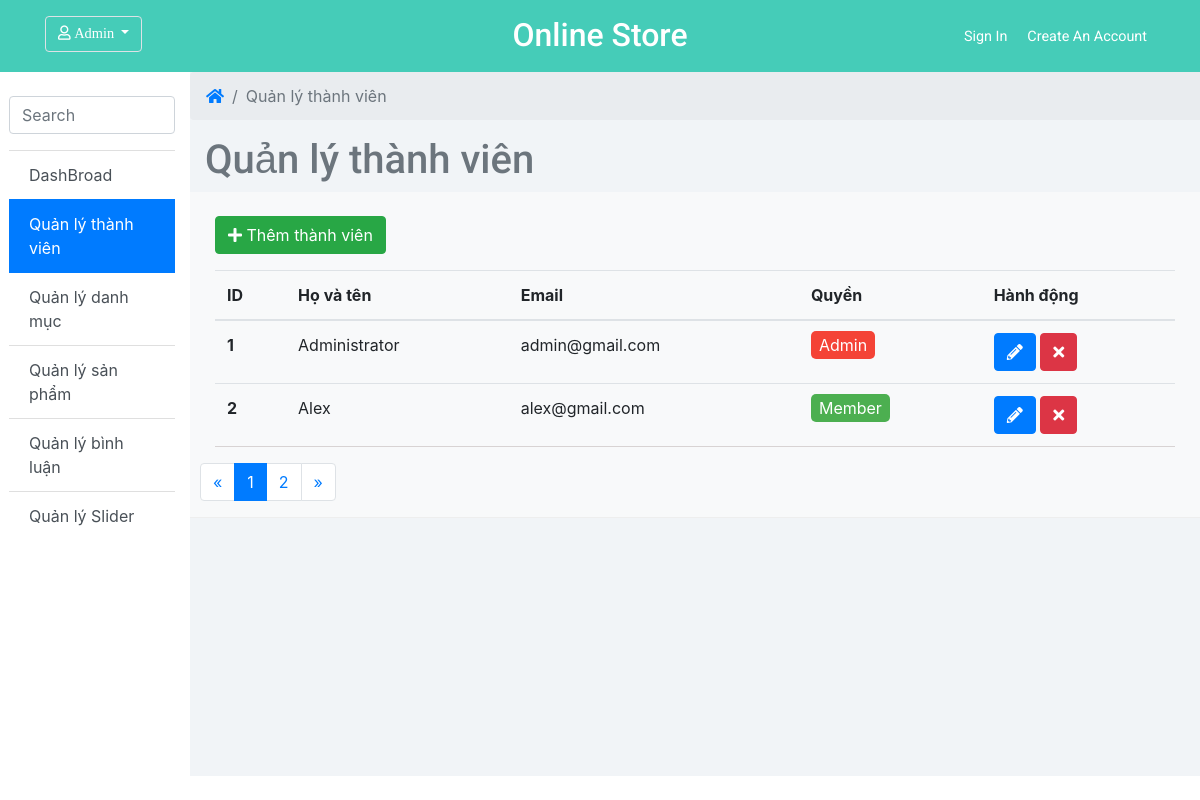
Page /admin/index.php?page_layout=user (signed in) on the committed database.
### tables this page shows
CREATE TABLE `user` (
  `user_id` int(11) NOT NULL,
  `user_full` varchar(255) NOT NULL,
  `user_mail` varchar(255) NOT NULL,
  `user_pass` varchar(255) NOT NULL,
  `user_level` int(11) NOT NULL
);

### admin/user.php (the view, shortened to what this page needs)
<?php
if(isset($_GET['page'])){
    $page = $_GET['page'];
}else{
    $page = 1;
}
$rows_per_page = 2;
$per_row = $page*$rows_per_page-$rows_per_page;
$total_rows = mysqli_num_rows(mysqli_query($conn, "SELECT * FROM user"));
$total_pages = ceil($total_rows/$rows_per_page);
$list_pages = '';
$page_prev = $page -1;
if($page_prev <= 0){
    $page_prev = 1;
}
$list_pages .= ' <li class="page-item"><a class="page-link" href="index.php?page_layout=user&page='.$page_prev.'">&laquo;</a></li>';
for($i = 1; $i <= $total_pages; $i++){
    if($i == $page){
        $active = 'active';
    }else{
        $active = '';
    }
    $list_pages .= ' <li class="page-item '.$active.'"><a class="page-link" href="index.php?page_layout=user&page='.$i.'">'.$i.'</a></li>';
}
$page_next = $page + 1;
$list_pages .= ' <li class="page-item"><a class="page-link" href="index.php?page_layout=user&page='.$page_next.'">&raquo;</a></li>';
?>
    <div class="col-sm-9 col-sm-offset-3 col-lg-10 col-lg-offset-2 main bg-graycolor">
        <div class="row d-block">
            <ol class="breadcrumb">
                <li class="breadcrumb-item"><a href="#"><i class="fas fa-home"></i></a></li>
                <li class="breadcrumb-item active" aria-current="page">Quản lý thành viên</li>
            </ol>
        </div>
        <div class="row">
            <div class="col-lg-12">
                <h1 class="page-header text-secondary">Quản lý thành viên</h1>
            </div>
        </div>
        <div class="row bg-light panel-default">
            <div class="col-lg-12">
                <div id="toolbar" class="btn-group mt-4 mb-3">
                            <a href="index.php?page_layout=add_user" class="btn btn-success">
                                <i class="fas fa-plus"></i> Thêm thành viên
                            </a>
                </div>
                <table class="table table-hover ">
                    <thead>
                    <tr>
                        <th scope="col">ID</th>
                        <th scope="col">Họ và tên</th>
                        <th scope="col">Email</th>
                        <th scope="col">Quyền</th>
                        <th scope="col">Hành động</th>
                    </tr>
                    </thead>
                    <tbody>
                        <?php $sql ="SELECT * FROM user ORDER BY user_id ASC LIMIT $per_row,$rows_per_page";
                         $query = mysqli_query($conn,$sql);
                         while($row = mysqli_fetch_assoc($query)){ ?>
                    <tr>
                        <th scope="row"><?php echo $row['user_id']; ?></th>
                        <td><?php echo $row['user_full']; ?></td>
                        <td><?php echo $row['user_mail']; ?></td>
                        <td><span class="label <?php if($row['user_level']==1){echo 'danger';}else{echo 'success';} ?>"><?php if ($row['user_level']==1){echo 'Admin';}else{echo 'Member';} ?></span></td>
                        <td class="form-group">
                                <a href="index.php?page_layout=edit_user&user_id=<?php echo $row['user_id']; ?>" class="btn btn-primary"><i class="fas fa-pencil-alt"></i></a>
                                <a href="del_user.php?user_id=<?php echo $row['user_id']; ?>" class="btn btn-danger"><i class="fas fa-times "></i></a>
                        </td>
                    </tr>
                         <?php } ?>
                    </tbody>
                </table>
            </div>
            <div class="bg-light">
                    <nav aria-label="Page navigation example">
                        <ul class="pagination">
                        <?php echo $list_pages; ?>
                        </ul>
                    </nav>
                </div>
        </div>
    </div>
</body>
</html>

### admin/css/style.css (style rules this page uses)
:root { --light-gray: #2b3032a1; --primary-color: #45ccb8; --border: #2b303218; --text-color: #ff686b; --roboto: "Roboto", sans-serif; --gugi: "Gugi", cursive; --sofia: "Sofia", cursive; }
.bg-graycolor { background-color: #f1f4f7; }
.page-header { font-family: var(--roboto); }
.label { color: white; padding: 4px 8px; border-radius: 5px; }
.success { background-color: #4CAF50; }
.danger { background-color: #f44336; }
.panel-default { border-bottom: 1px solid #eee; color: #5f6468; padding-right: 25px; padding-left: 10px; }
.table { border-bottom: 1px solid rgba(214, 208, 208, 0.904); }

### rows in the picture
user: user_id "1", user_full "Administrator", user_mail "admin@gmail.com", user_level "Admin"
user: user_id "2", user_full "Alex", user_mail "alex@gmail.com", user_level "Member"
